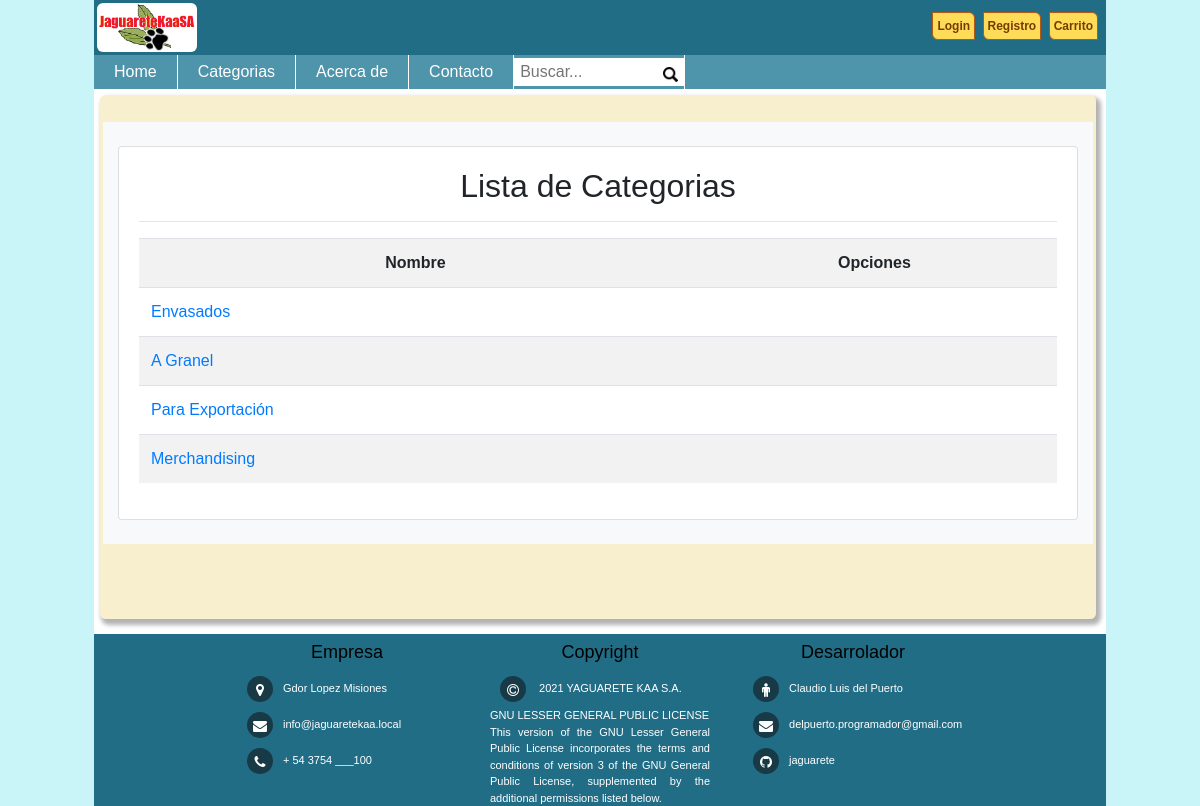
Before: /listar_categorias/ with the older database file.
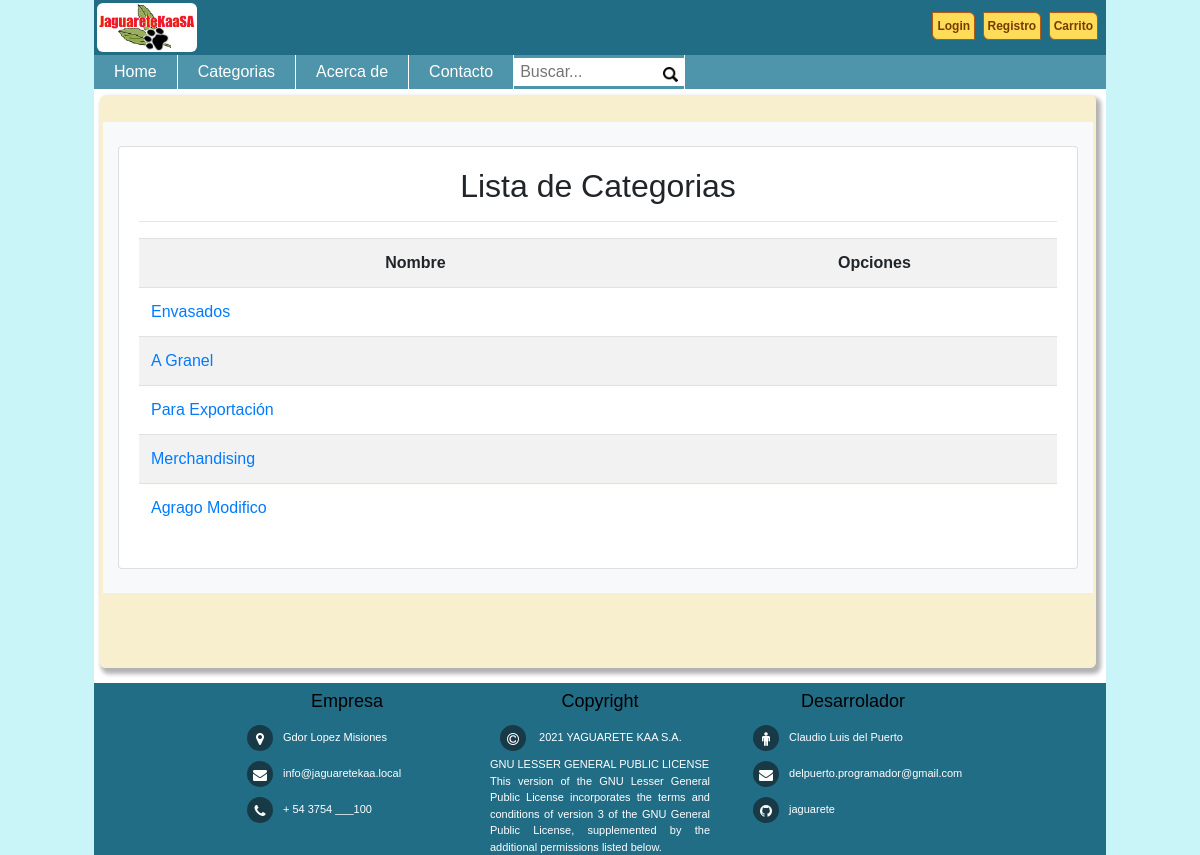
After: the same page with the newer database file.
### jaguareteAPP/models.py (models this page shows, shortened)
class Categoria(models.Model):
    nombre = models.CharField(max_length=50)

### jaguareteAPP/views.py (the view)
# urls.py: path('listar_categorias/', views.listar_categorias, name="listar_categorias"),
def listar_categorias(request):
    categoria = Categoria.objects.all()
    data = {
        'categorias': categoria
    }
    return render(request,"categoria/listar.html", data)

### jaguareteAPP/templates/categoria/listar.html (shortened to what this page needs)
{% extends 'home/base.html' %}
{% block contenido %}
{% load crispy_forms_tags %}
{% load humanize %}
<br>
<div class="container bg-light">
    <br>
    <div class="card">
        <div class="card-body">
            <h2>Lista de Categorias</h2>
            <hr>
            <table class="table table-striped table-hover table-responsive-sm">
                <tr>
                    <th>Nombre</th>
                    <th>Opciones</th>
                </tr>
                {% for p in categorias %}
                    <tr>
                        <td align="left">
                            <a href="{% url 'bus_cat' p.id %}" class="link-info">
                                {{p.nombre | title}}
                            </a>
                        </td>
                        <td>
                        </td>
                    </tr>
                {% endfor %}
            </table>
        </div>
    </div>
    <br>
</div>
<br>
<br>
<br>
{% endblock %}

Changed rows visible on the page:
added Categoria: nombre "Agrago Modifico"
